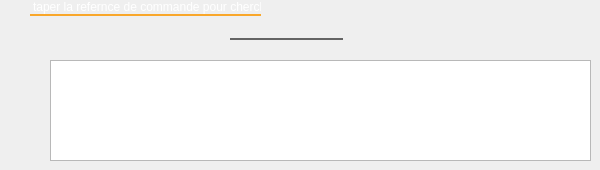
          <widget class="QWidget" name="page_6">
           <widget class="QTableView" name="tableView_Commandes">
            <property name="geometry">
             <rect>
              <x>50</x>
              <y>60</y>
              <width>541</width>
              <height>101</height>
             </rect>
            </property>
           </widget>
           <widget class="QLabel" name="label_4">
            <property name="geometry">
             <rect>
              <x>30</x>
              <y>0</y>
              <width>231</width>
              <height>16</height>
             </rect>
            </property>
            <property name="styleSheet">
             <string notr="true">border: 0px solid rgb(249, 167, 43);
border-bottom-width: 2px;
border-radius: px;
background-color: rgba(255, 255, 255, 0);
color: rgb(255, 255, 255);</string>
            </property>
            <property name="text">
             <string>taper la refernce de commande pour chercher</string>
            </property>
           </widget>
           <widget class="QLineEdit" name="lineEdit_17">
            <property name="geometry">
             <rect>
              <x>230</x>
              <y>20</y>
              <width>113</width>
              <height>20</height>
             </rect>
            </property>
            <property name="styleSheet">
             <string notr="true">border: 0px solid rgb(100, 100,100);; 
border-bottom-width: 2px;
border-radius: px;
background-color: rgba(255, 255, 255, 0);
color: rgb(255, 255, 255);</string>
            </property>
           </widget>
          </widget>
